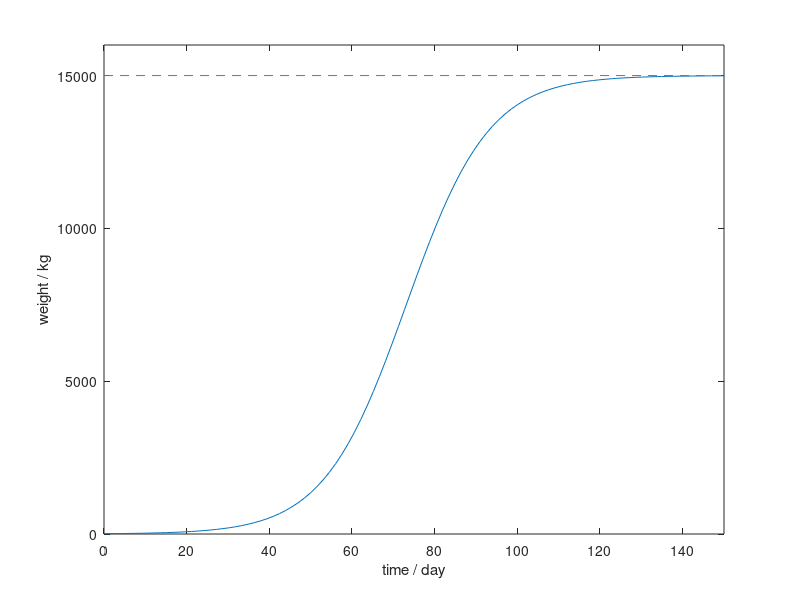

Source code (MATLAB):
x = linspace(0,150);
y = 15000./(1 + (15000/10 - 1) *exp(-0.1 * x) );
plot(x,y)
hold on
plot([0,150],[15000,15000],'--')
xlim([0,150]);
ylim([0,16000]);
xlabel('time / day')
ylabel('weight / kg')